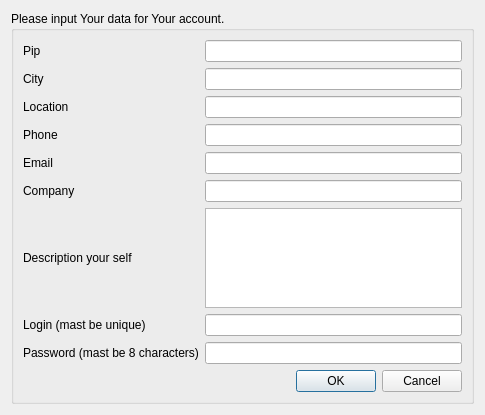
<?xml version="1.0" encoding="UTF-8"?>
<ui version="4.0">
 <class>AccountUpdateWindow</class>
 <widget class="QDialog" name="AccountUpdateWindow">
  <property name="geometry">
   <rect>
    <x>0</x>
    <y>0</y>
    <width>485</width>
    <height>415</height>
   </rect>
  </property>
  <property name="windowTitle">
   <string>Dialog</string>
  </property>
  <layout class="QGridLayout" name="gridLayout_2">
   <item row="0" column="0">
    <widget class="QGroupBox" name="groupBox">
     <property name="title">
      <string>Please input Your data for Your account.</string>
     </property>
     <layout class="QGridLayout" name="gridLayout">
      <item row="2" column="1">
       <widget class="QLineEdit" name="le_location"/>
      </item>
      <item row="0" column="1">
       <widget class="QLineEdit" name="le_pip"/>
      </item>
      <item row="7" column="0">
       <widget class="QLabel" name="l_login">
        <property name="text">
         <string>Login (mast be unique)</string>
        </property>
       </widget>
      </item>
      <item row="4" column="1">
       <widget class="QLineEdit" name="le_email"/>
      </item>
      <item row="8" column="1">
       <widget class="QLineEdit" name="le_password"/>
      </item>
      <item row="5" column="0">
       <widget class="QLabel" name="l_company">
        <property name="text">
         <string>Company</string>
        </property>
       </widget>
      </item>
      <item row="7" column="1">
       <widget class="QLineEdit" name="le_login"/>
      </item>
      <item row="6" column="0">
       <widget class="QLabel" name="l_description">
        <property name="text">
         <string>Description your self</string>
        </property>
       </widget>
      </item>
      <item row="5" column="1">
       <widget class="QLineEdit" name="le_company"/>
      </item>
      <item row="3" column="1">
       <widget class="QLineEdit" name="le_phone"/>
      </item>
      <item row="2" column="0">
       <widget class="QLabel" name="l_location">
        <property name="text">
         <string>Location</string>
        </property>
       </widget>
      </item>
      <item row="1" column="0">
       <widget class="QLabel" name="l_city">
        <property name="text">
         <string>City</string>
        </property>
       </widget>
      </item>
      <item row="0" column="0">
       <widget class="QLabel" name="l_pip">
        <property name="text">
         <string>Pip</string>
        </property>
       </widget>
      </item>
      <item row="3" column="0">
       <widget class="QLabel" name="l_phone">
        <property name="text">
         <string>Phone</string>
        </property>
       </widget>
      </item>
      <item row="1" column="1">
       <widget class="QLineEdit" name="le_city"/>
      </item>
      <item row="4" column="0">
       <widget class="QLabel" name="l_email">
        <property name="text">
         <string>Email</string>
        </property>
       </widget>
      </item>
      <item row="8" column="0">
       <widget class="QLabel" name="l_password">
        <property name="text">
         <string>Password (mast be 8 characters)</string>
        </property>
       </widget>
      </item>
      <item row="9" column="0" colspan="2">
       <widget class="QDialogButtonBox" name="bb">
        <property name="orientation">
         <enum>Qt::Horizontal</enum>
        </property>
        <property name="standardButtons">
         <set>QDialogButtonBox::Cancel|QDialogButtonBox::Ok</set>
        </property>
       </widget>
      </item>
      <item row="6" column="1">
       <widget class="QTextEdit" name="te_description">
        <property name="minimumSize">
         <size>
          <width>48</width>
          <height>0</height>
         </size>
        </property>
       </widget>
      </item>
     </layout>
    </widget>
   </item>
  </layout>
 </widget>
 <resources/>
 <connections/>
</ui>
